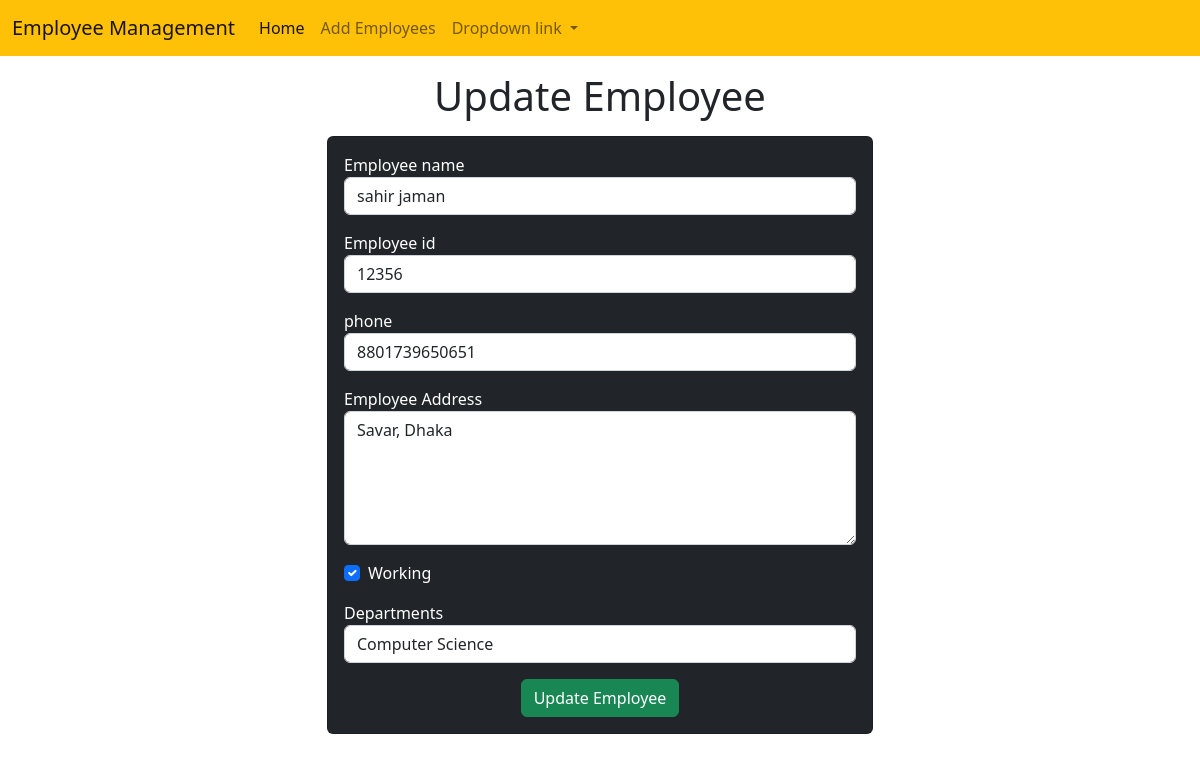
The page /employees/update-emp/5 on the database its author committed.
### employees/models.py (models this page shows)
class Emp(models.Model):
    name = models.CharField(max_length=50)
    emp_id = models.CharField(max_length=100)
    phone = models.IntegerField()
    address = models.CharField(max_length=150)
    working = models.BooleanField(default=True)
    department = models.CharField(max_length=100)

### employees/views.py (the view)
# urls.py: path('update-emp/<int:emp_id>', update_emp, name='update_emp'),
def update_emp(request, emp_id):
    emp = models.Emp.objects.get(pk=emp_id)
    print('->>>>>>>>',emp_id)
    return render(request, 'update_emp.html',{
        'emp':emp
        })

### templates/update_emp.html (shortened to what this page needs)
<!DOCTYPE html>
<html lang="en">
  <head>
    <link
      href="https://cdn.jsdelivr.net/npm/bootstrap@5.2.0-beta1/dist/css/bootstrap.min.css"
      rel="stylesheet"
    />
  </head>
  <body>
    {% include 'navbar.html' %}
    <h1 class="text-center my-3">Update Employee</h1>
    <div class="container">
      <div class="row">
        <div class="col-md-6 offset-md-3">
          <div class="card bg-dark text-white">
            <div class="card-body">
              <form action="/employees/do-update-emp/{{emp.id}}" method="POST">
                <div class="mb-3">
                  <label for="name">Employee name</label>
                  <input
                    id="name"
                    type="text"
                    class="form-control"
                    placeholder="Enter emp name"
                    name="emp_name"
                    value="{{emp.name}}"
                  />
                </div>
                <div class="mb-3">
                  <label for="id">Employee id</label>
                  <input
                    id="id"
                    type="text"
                    class="form-control"
                    placeholder="Enter emp id"
                    name="emp_id"
                    value="{{emp.emp_id}}"
                  />
                </div>
                <div class="mb-3">
                  <label for="phone">phone</label>
                  <input
                    id="phone"
                    type="text"
                    class="form-control"
                    placeholder="Enter emp phone"
                    name="emp_phone"
                    value="{{emp.phone}}"
                  />
                </div>
                <div class="mb-3">
                  <label for="address">Employee Address</label>
                  <textarea
                    name="emp_address"
                    id="address"
                    rows="5"
                    class="form-control"
                  >{{emp.address}}</textarea>
                </div>
                <div class="mb-3 form-check">
                  <label for="working">Working</label>
                  <input {% if emp.working %} checked {% endif %} id="working" name="emp_working" type="checkbox" class="form-check-input">
                </div>
                <div class="mb-3 ">
                  <label for="department">Departments</label>
                  <select value="{{emp.department}}"name="emp_department" id="department" class="form-control">
                      <option value="CSE">Computer Science</option>
                  </select>
                </div>
                <div class="container text-center">
                    <button class="btn btn-success">
                        Update Employee
                    </button>
                </div>
              </form>
            </div>
          </div>
        </div>
      </div>
    </div>
  </body>
</html>

### rows shown on the page
Emp: emp_name "sahir jaman", emp_id "12356", emp_phone "8801739650651", emp_address "Savar, Dhaka", working "☑", emp_department "Computer Science"
